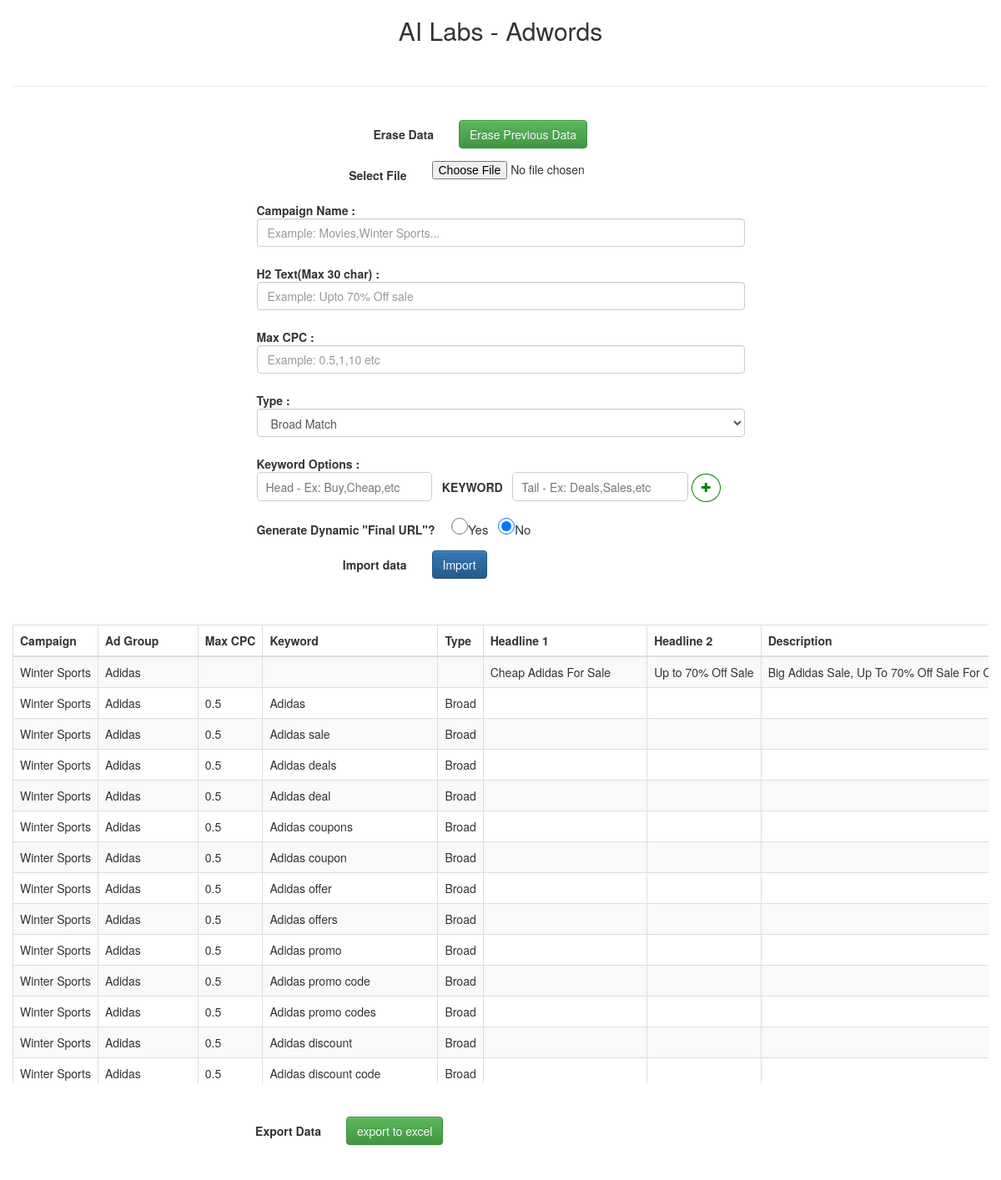
The page / on the database its author committed.
### tables this page shows
CREATE TABLE `maindata` (
  `campaign` varchar(255) NOT NULL,
  `ad_group` varchar(255) NOT NULL,
  `max_cpc` varchar(255) NOT NULL,
  `keyword` varchar(255) NOT NULL,
  `type` varchar(255) NOT NULL,
  `headline_1` varchar(255) NOT NULL,
  `headline_2` varchar(255) NOT NULL,
  `description` varchar(255) NOT NULL,
  `path_1` varchar(255) NOT NULL,
  `path_2` varchar(255) NOT NULL,
  `final_url` varchar(255) NOT NULL
);

### functions.php (the view, shortened to what this page needs)
  <?php
  function get_all_records(){
   $con = getdb();
   $Sql = "SELECT * FROM maindata";
   $result = mysqli_query($con, $Sql);
   if (mysqli_num_rows($result) > 0) {
    echo "<div class='table-wrapper-scroll-y table-responsive'><table id='myTable' class='table table-striped table-bordered'>
    <thead><tr><th>Campaign</th>
    <th>Ad Group</th>
    <th>Max CPC</th>
    <th>Keyword</th>
    <th>Type</th>
    <th>Headline 1</th>
    <th>Headline 2</th>
    <th>Description</th>
    <th>Sitelink Text</th>
    <th>Path 1</th>
    <th>Path 2</th>
    <th>Final URL</th>
    </tr></thead><tbody>";
    while($row = mysqli_fetch_assoc($result)) {
      echo "<tr><td>" . $row['campaign']."</td>
      <td>" . $row['ad_group']."</td>
      <td>" . $row['max_cpc']."</td>
      <td>" . $row['keyword']."</td>
      <td>" . $row['type']."</td>
      <td>" . $row['headline_1']."</td>
      <td>" . $row['headline_2']."</td>
      <td>" . $row['description']."</td>
      <td>" . $row['sitelink_text']."</td>
      <td>" . $row['path_1']."</td>
      <td>" . $row['path_2']."</td>
      <td>" . $row['final_url']."</td></tr>";
    }
    echo "</tbody></table></div>";
  } else {
    echo "you have no records";
  }
}
?>

### index.php (shortened to what this page needs)
<?php include('functions.php') ?>
<!DOCTYPE html>
<html lang="en">
<head>
    <link rel="stylesheet" href="https://maxcdn.bootstrapcdn.com/bootstrap/3.3.7/css/bootstrap.min.css">
    <link rel="stylesheet" href="https://maxcdn.bootstrapcdn.com/bootstrap/3.3.7/css/bootstrap-theme.min.css">
    <link rel="stylesheet" href="https://cdnjs.cloudflare.com/ajax/libs/font-awesome/4.7.0/css/font-awesome.min.css">
</head>
<body>
    <div id="wrap">
        <div class="container">
            <div class="row col-12">
                <h2 style="text-align:center;">AI Labs - Adwords </h2><br/><hr><br>
            </div>
            <div class="row">
                <div class="col-md-4"></div>
                <div class="col-md-4">
                    <form class="form-horizontal" action="functions.php" method="post" name="Erase_excel"
                      enctype="multipart/form-data">
                        <div class="form-group">
                            <label class="col-md-4 control-label" for="singlebutton">Erase Data</label>
                            <div class="col-md-4">
                                <input type="submit" name="Erase" class="btn btn-success" value="Erase Previous Data"/>
                            </div>
                        </div>
                    </form>
                </div>
                <div class="col-md-4"></div>
            </div>
            <div class="row">
                <div class="col-md-3"></div>
                <div class="col-md-6">
                    <form class="form-horizontal" action="functions.php" method="post" name="upload_excel" enctype="multipart/form-data">
                    <fieldset>
                        <div class="form-group">
                            <label class="col-md-4 control-label" for="filebutton">Select File</label>
                            <div class="col-md-4">
                                <input type="file" name="file1" id="file1" class="input-large" required="required">
                            </div>
                        </div>
                        <div class="form-group">
                                    <label class=" control-label" for="h2_text">Campaign Name :</label>
                                    <input type="text" name="campaign" maxlength="100" class="form-control" id="campaign" placeholder="Example: Movies,Winter Sports..." />
                        </div>
                        <div class="form-group">
                                    <label class=" control-label" for="h2_text">H2 Text(Max 30 char) :</label>
                                    <input type="text" name="h2_text" maxlength="30" class="form-control" id="h2_text" placeholder="Example: Upto 70% Off sale" />
                        </div>
                        <div class="form-group">
                                    <label class=" control-label" for="max_cpc">Max CPC :</label>
                                    <input type="number" name="max_cpc" class="form-control" id="max_cpc" placeholder="Example: 0.5,1,10 etc" />
                         </div>
                         <div class="form-group">
                                    <label class=" control-label" for="type">Type :</label>
                                    <select class="form-control" name="type" id="type">
                                            <option>Broad Match</option>
                                    </select>
                         </div>
                         <div class="keyword_group">
                         <div class="form-group">
                                    <label class=" control-label" for="keyword_head">Keyword Options :</label>
                                    <br><input  type="text" name="keyword_head[]" maxlength="30" class="keyword_class" id="keyword_head" placeholder="Head - Ex: Buy,Cheap,etc" /> &nbsp;&nbsp;<b>KEYWORD</b> &nbsp;&nbsp;<input  type="text" name="keyword_tail[]" maxlength="30" class="keyword_class" id="keyword_tail" placeholder="Tail - Ex: Deals,Sales,etc" />
                                    <a href="javascript:void(0);" class="add_fields1"><i class="fa fa-plus plus" aria-hidden="true"></i></a>
                         </div>
                         </div>
                         <div class="form-group custom-control custom-radio" style="margin-top: 10px;">
                                    <label class=" control-label" >Generate Dynamic "Final URL"?
                                    &nbsp;&nbsp;&nbsp; </label>
                                    <input type="radio" class="" name="dynamic_final_url" value="Yes" id="show"/><span style="font-size:15px;">Yes</span>&nbsp;&nbsp;
                                    <input type="radio" class="" name="dynamic_final_url" value="No" id="hide" checked="checked" /><span style="font-size:15px;">No</span>&nbsp;
                        </div>
                        <div class="form-group">
                            <label class="col-md-4 control-label" for="singlebutton">Import data</label>
                            <div class="col-md-4">
                                <button type="submit" id="submit" name="Import" class="btn btn-primary button-loading" data-loading-text="Loading...">Import</button>
                            </div>
                        </div>
                    </fieldset>
                </form>
                </div>
                <div class="col-md-3"></div>
            </div>
        <br><br>
            <div class="row">
               <?php
               get_all_records();
            ?>
            </div>
        <br><br>
            <div class="row">
                    <form class="form-horizontal" action="functions.php" method="post" name="Export_excel"
                      enctype="multipart/form-data">
                    <div class="form-group">
                    <label class="col-md-4 control-label" for="singlebutton">Export Data</label>
                            <div class="col-md-4 ">
                                <input type="submit" name="Export" class="btn btn-success" value="export to excel"/>
                            </div>
                    </div>
                    </form>
            </div>
        </div>
        <br><br>
    </div>
</body>
</html>

### index.php (style rules this page uses)
.table-wrapper-scroll-y { display: block; max-height: 550px; overflow-y: auto; -ms-overflow-style: -ms-autohiding-scrollbar; max-width: 100%; overflow-x: auto; }
#myTable th, td { white-space: nowrap; }
.keyword_class { min-width: 36%; border-radius: 5px; border:1px solid #ccc; min-height: 35px; padding-left:10px; }
input[type="radio"] { width:20px; height:20px; color:blue; }
.plus { font-size:20px; color: green; border:1px solid green; border-radius: 90%; padding:9px 11px; }

### rows shown on the page
maindata: campaign "Winter Sports", ad_group "Adidas", headline_1 "Cheap Adidas For Sale", headline_2 "Up to 70% Off Sale", description "Big Adidas Sale, Up To 70% Off Sale For…"
maindata: campaign "Winter Sports", ad_group "Adidas", max_cpc "0.5", keyword "Adidas", type "Broad"
maindata: campaign "Winter Sports", ad_group "Adidas", max_cpc "0.5", keyword "Adidas sale", type "Broad"
maindata: campaign "Winter Sports", ad_group "Adidas", max_cpc "0.5", keyword "Adidas deals", type "Broad"
maindata: campaign "Winter Sports", ad_group "Adidas", max_cpc "0.5", keyword "Adidas deal", type "Broad"
maindata: campaign "Winter Sports", ad_group "Adidas", max_cpc "0.5", keyword "Adidas coupons", type "Broad"
maindata: campaign "Winter Sports", ad_group "Adidas", max_cpc "0.5", keyword "Adidas coupon", type "Broad"
maindata: campaign "Winter Sports", ad_group "Adidas", max_cpc "0.5", keyword "Adidas offer", type "Broad"
maindata: campaign "Winter Sports", ad_group "Adidas", max_cpc "0.5", keyword "Adidas offers", type "Broad"
maindata: campaign "Winter Sports", ad_group "Adidas", max_cpc "0.5", keyword "Adidas promo", type "Broad"
maindata: campaign "Winter Sports", ad_group "Adidas", max_cpc "0.5", keyword "Adidas promo code", type "Broad"
maindata: campaign "Winter Sports", ad_group "Adidas", max_cpc "0.5", keyword "Adidas promo codes", type "Broad"
maindata: campaign "Winter Sports", ad_group "Adidas", max_cpc "0.5", keyword "Adidas discount", type "Broad"
maindata: campaign "Winter Sports", ad_group "Adidas", max_cpc "0.5", keyword "Adidas discount code", type "Broad"
